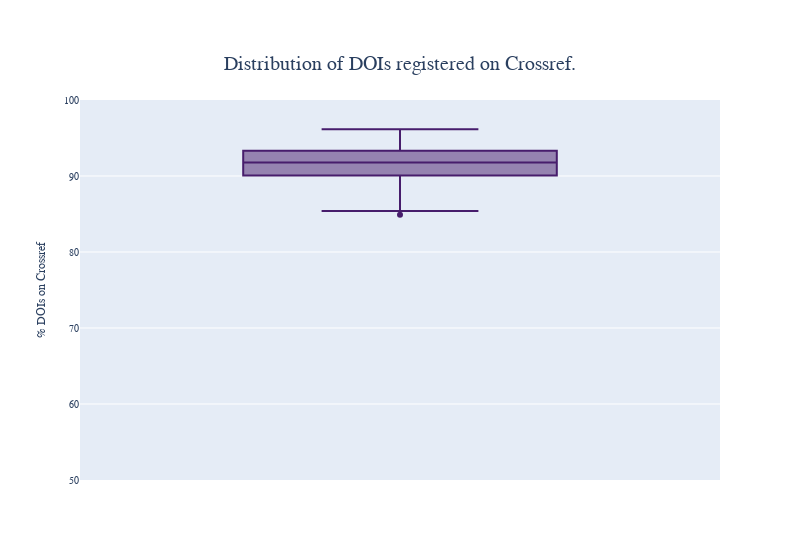

Notebook code cell kept with this figure:
### Code cell
frame2 = frame.copy()
frame2 = frame2.apply(lambda x: pd.to_numeric(x, errors='coerce'))
frame2 = frame2[(frame2.year >= 1950)&(frame2.year < 2022)]
frame2 = frame2.groupby('year').sum()
frame2['perc_cr'] = (frame2['on-crossref']/frame2['doi-num'])*100
fig = px.box(frame2, y="perc_cr", width=800,
labels={ "perc_cr": "% DOIs on Crossref" },
 title="Distribution of DOIs registered on Crossref.")
fig.update_traces(marker_color='#471D6C') 
fig.update_yaxes(range=[50, 100])
fig.update_layout(
    font_family="sans-serif",
    title_font_size=20,
    font_size=10,
    title = {'xanchor': 'center', 'y':0.9,'x':0.5},
)
fig.show()

### Figure 1 — Plotly figure (JSON) as saved in the notebook; plotly's stock layout.template omitted (floating-point values rounded to 4 significant figures)
{"data": [{"alignmentgroup": "True", "hovertemplate": "% DOIs on Crossref=%{y}<extra></extra>", "legendgroup": "", "marker": {"color": "#471D6C"}, "name": "", "notched": false, "offsetgroup": "", "orientation": "v", "showlegend": false, "type": "box", "x0": " ", "xaxis": "x", "y": [88.02, 88.75, 91.83, 85.41, 90.07, 86.93, 91.85, 93.75, 93.62, 91.64, 91.83, 85.93, 87.8, 86.43, 87.36, 90.59, 84.91, 88.39, 92.25, 93.35, 86.53, 92.17, 92.2, 93.33, 93.46, 91.09, 93.94, 92.96, 93.33, 88.89, 93.69, 91.44, 92.67, 94.38, 94.93, 93.41, 93.0, 94.22, 92.71, 90.03, 90.65, 88.44, 91.43, 92.1, 91.12, 89.64, 91.19, 93.31, 93.01, 94.4, 90.7, 92.45, 91.75, 92.19, 92.88, 93.51, 93.47, 91.6, 92.46, 89.06, 91.02, 91.42, 90.22, 89.77, 89.23, 90.2, 90.38, 91.07, 92.62, 93.94, 94.96, 96.14], "y0": " ", "yaxis": "y"}], "layout": {"boxmode": "group", "font": {"family": "sans-serif", "size": 10}, "legend": {"tracegroupgap": 0}, "title": {"font": {"size": 20}, "text": "Distribution of DOIs registered on Crossref.", "x": 0.5, "xanchor": "center", "y": 0.9}, "width": 800, "xaxis": {"anchor": "y", "domain": [0, 1]}, "yaxis": {"anchor": "x", "domain": [0, 1], "range": [50, 100], "title": {"text": "% DOIs on Crossref"}}}}
